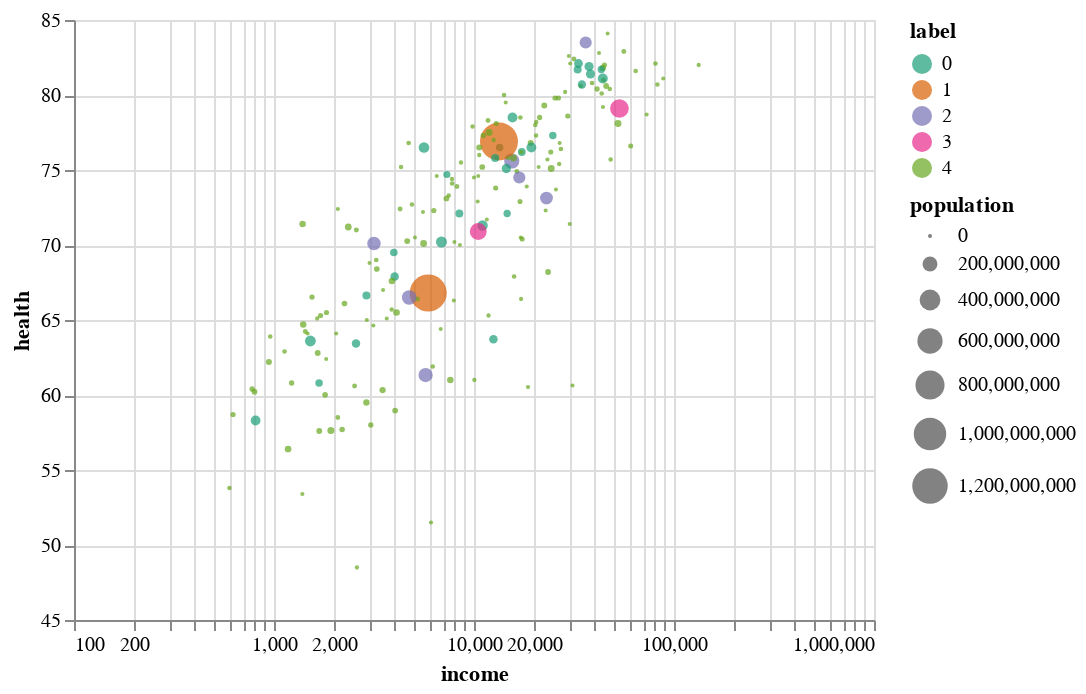

Here is the notebook cell this chart was saved with:
### Markdown cell above
## Plot the new labels

### Code cell
alt.Chart(gapminder).mark_circle().encode(
    alt.X('income:Q', scale=alt.Scale(type='log')),
    alt.Y('health:Q', scale=alt.Scale(zero=False)),
    size='population:Q',
    color=alt.Color('label:N', scale=alt.Scale(scheme='dark2')),
    tooltip=list(gapminder.columns)
).interactive()

### Figure 1 — Vega-Lite specification as saved in the notebook (floating-point values rounded to 4 significant figures; data arrays with more than 128 entries replaced by an {"elided": "..."} marker saying what was removed)
{"config": {"view": {"continuousWidth": 400, "continuousHeight": 300}}, "data": {"name": "data-5bebca89d614f638c839e43e554da553"}, "mark": "circle", "encoding": {"color": {"type": "nominal", "field": "label", "scale": {"scheme": "dark2"}}, "size": {"type": "quantitative", "field": "population"}, "tooltip": [{"type": "nominal", "field": "country"}, {"type": "quantitative", "field": "income"}, {"type": "quantitative", "field": "health"}, {"type": "quantitative", "field": "population"}, {"type": "quantitative", "field": "label"}], "x": {"type": "quantitative", "field": "income", "scale": {"type": "log"}}, "y": {"type": "quantitative", "field": "health", "scale": {"zero": false}}}, "selection": {"selector003": {"type": "interval", "bind": "scales", "encodings": ["x", "y"]}}, "$schema": "https://vega.github.io/schema/vega-lite/v4.8.1.json", "datasets": {"data-5bebca89d614f638c839e43e554da553": {"elided": "187 records"}}}
